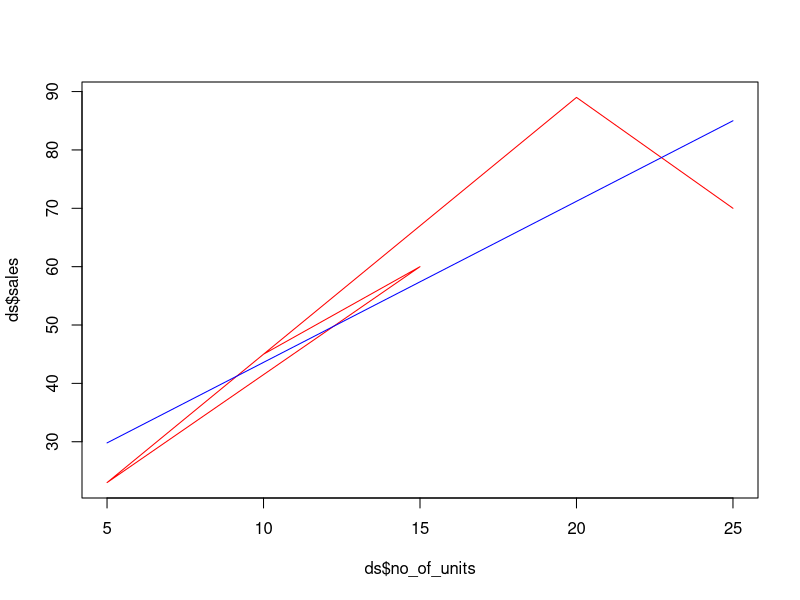

Here is the R script that generated this plot:
#3)Write an R script to predict the sales increase in the number of units using linear regression.
#Store the input in csv file with the following fields media_used_for_advertisement,media_name,
#sales_no_of_units_increased. Plot predictor value against response value.

ds = read.csv("sales.csv")
ds
x=mean(ds$no_of_units)
y=mean(ds$sales)
num = sum((ds$no_of_units-x)*(ds$sales-y))
deno = sum((ds$no_of_units-x)^2)
b1=num/deno
b0 = y- x*b1
ds$ypred =  b0 + b1*ds$no_of_units
ds$error = (ds$sales - ds$ypred)
ds
rss <- sum(ds$error^2)
rss
tss <- sum((ds$sales - y)^2)
tss
r2 <- 1-rss/tss 
r2
rse <- sqrt(rss/(length(ds$sales)-2))
rse
se.b0 <- (rse^2)*(1/length(ds$sales)+(x^2/deno))
se.b0
se.b1<- (rse^2)/deno
se.b1
plot(x=ds$no_of_units,y=ds$sales,col='red',type='l')
lines(x=ds$no_of_units,y=ds$ypred,col='blue')



